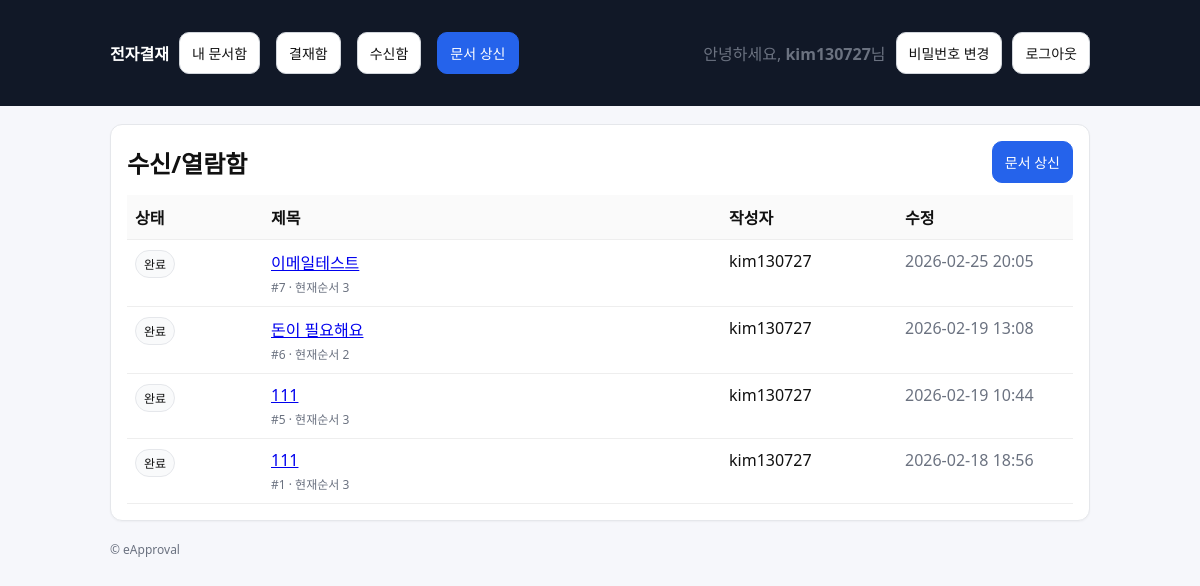
Screenshot of /approvals/received/ (signed in) with the database file from the repository.
### approvals/models.py (models this page shows, shortened)
class Document(models.Model):
    class Status(models.TextChoices):
        DRAFT = "DRAFT", "임시"
        SUBMITTED = "SUBMITTED", "상신"
        IN_PROGRESS = "IN_PROGRESS", "진행중"
        REJECTED = "REJECTED", "반려"
        COMPLETED = "COMPLETED", "완료"
    title = models.CharField(max_length=200)
    content = models.TextField(blank=True)
    created_by = models.ForeignKey(
        settings.AUTH_USER_MODEL, on_delete=models.PROTECT, related_name="docs_created"
    )
    status = models.CharField(max_length=20, choices=Status.choices, default=Status.DRAFT)
    current_line_order = models.PositiveIntegerField(default=1)
    created_at = models.DateTimeField(auto_now_add=True)
    updated_at = models.DateTimeField(auto_now=True)

### approvals/views.py (the view)
# urls.py: path("approvals/received/", views.received_list, name="received"),
@login_required
def received_list(request):
    docs = received_docs(request.user)
    return render(request, "approvals/doc_list.html", {"title": "수신/열람함", "docs": docs})

### approvals/selectors.py (called while the page is built)
def received_docs(user):
    return (
        Document.objects.filter(
            status=Document.Status.COMPLETED,
            lines__user=user,
            lines__role=DocumentLine.Role.RECEIVE,
        )
        .distinct()
        .order_by("-id")
    )

### templates/approvals/doc_list.html (shortened to what this page needs)
{% extends "base.html" %}
{% block content %}
  <div class="card">
    <div class="row" style="justify-content:space-between;">
      <h2 style="margin:0;">{{ title }}</h2>
      <a class="btn btn-primary" href="{% url 'approvals:doc_create' %}">문서 상신</a>
    </div>
    <div style="margin-top:12px;">
      <table class="table">
        <thead>
          <tr>
            <th style="width:120px;">상태</th>
            <th>제목</th>
            <th style="width:160px;">작성자</th>
            <th style="width:160px;">수정</th>
          </tr>
        </thead>
        <tbody>
        {% for doc in docs %}
          <tr>
            <td><span class="badge">{{ doc.get_status_display }}</span></td>
            <td>
              <a href="{% url 'approvals:doc_detail' doc.id %}">
                {{ doc.title }}
              </a>
              <div class="muted" style="font-size:12px; margin-top:4px;">
                #{{ doc.id }} · 현재순서 {{ doc.current_line_order }}
              </div>
            </td>
            <td>{{ doc.created_by.username }}</td>
            <td class="muted">{{ doc.updated_at|date:"Y-m-d H:i" }}</td>
          </tr>
        {% empty %}
          <tr>
            <td colspan="4" class="muted">문서가 없습니다.</td>
          </tr>
        {% endfor %}
        </tbody>
      </table>
    </div>
  </div>
{% endblock %}

### templates/base.html (shortened to what this page needs)
<!doctype html>
<html lang="ko">
<head>
</head>
<body>
  <header>
    <div class="wrap">
      <nav>
        <a href="{% url 'approvals:home' %}"><strong>전자결재</strong></a>
        <a class="btn" href="{% url 'approvals:doc_list' %}">내 문서함</a>
        <a class="btn" href="{% url 'approvals:inbox' %}">결재함</a>
        <a class="btn" href="{% url 'approvals:received' %}">수신함</a>
        <a class="btn btn-primary" href="{% url 'approvals:doc_create' %}">문서 상신</a>
        {% if user.is_authenticated %}
          <span class="muted">안녕하세요, <strong>{{ user.username }}</strong>님</span>
          <a class="btn" href="{% url 'accounts:password_change' %}">비밀번호 변경</a>
          <form method="post" action="{% url 'accounts:logout' %}" style="display:inline;">
            <button class="btn" type="submit">로그아웃</button>
          </form>
        {% else %}
          <a class="btn" href="{% url 'accounts:login' %}">로그인</a>
          <a class="btn btn-primary" href="{% url 'accounts:signup' %}">회원가입</a>
        {% endif %}
      </nav>
    </div>
  </header>
  <main class="wrap">
    {% block content %}{% endblock %}
    <footer class="muted">
      <div>© eApproval</div>
    </footer>
  </main>
</body>
</html>

### templates/base.html (style rules this page uses)
body { font-family: system-ui, -apple-system, Segoe UI, Roboto, "Noto Sans KR", Arial, sans-serif; margin:0; background:#f6f7fb; color:#111; }
header { background:#111827; color:#fff; padding:14px 18px; }
header a { color:#fff; text-decoration:none; }
.wrap { max-width: 980px; margin: 0 auto; padding: 18px; }
nav { display:flex; gap:10px; flex-wrap:wrap; align-items:center; }
.card { background:#fff; border:1px solid #e5e7eb; border-radius:12px; padding:16px; box-shadow: 0 1px 2px rgba(0,0,0,0.04); }
.btn { display:inline-block; padding:10px 12px; border-radius:10px; border:1px solid #d1d5db; background:#fff; text-decoration:none; color:#111; font-size:14px; }
.btn-primary { background:#2563eb; border-color:#2563eb; color:#fff; }
.btn + .btn { margin-left: 6px; }
.muted { color:#6b7280; }
.table { width:100%; border-collapse: collapse; }
.table th, .table td { border-bottom:1px solid #eee; padding:10px 8px; text-align:left; vertical-align:top; }
.table th { background:#fafafa; font-weight:600; }
.badge { display:inline-block; padding:4px 8px; border-radius:999px; font-size:12px; border:1px solid #e5e7eb; background:#f9fafb; }
.row { display:flex; gap:10px; flex-wrap:wrap; align-items:center; }
footer { padding: 20px 0; color:#6b7280; font-size:12px; }

### rows the page displays
Document: status "완료", title "이메일테스트", id "7", current_line_order "3", created_by.username "kim130727", updated_at "2026-02-25 20:05"
Document: status "완료", title "돈이 필요해요", id "6", current_line_order "2", created_by.username "kim130727", updated_at "2026-02-19 13:08"
Document: status "완료", title "111", id "5", current_line_order "3", created_by.username "kim130727", updated_at "2026-02-19 10:44"
Document: status "완료", title "111", id "1", current_line_order "3", created_by.username "kim130727", updated_at "2026-02-18 18:56"

### other values shown
{{ user.username }} "kim130727"
{{ title }} "수신/열람함"
